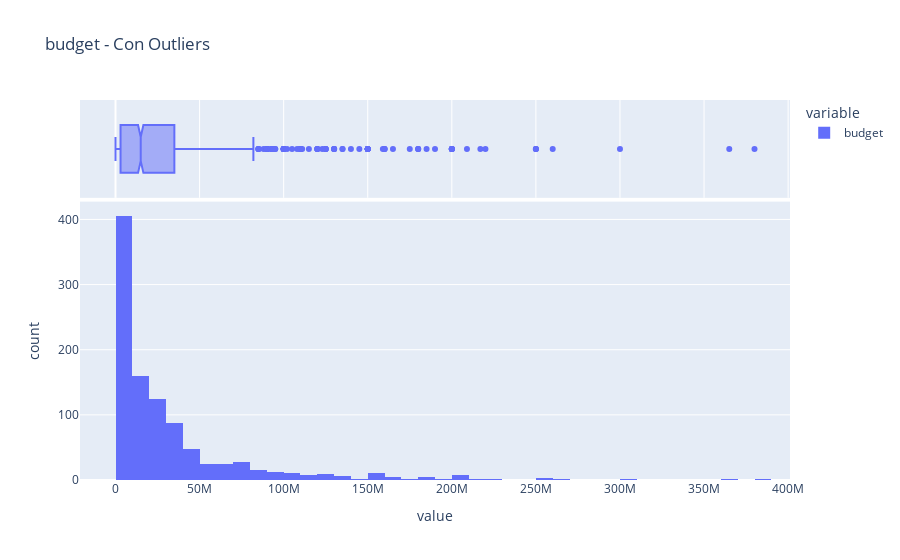
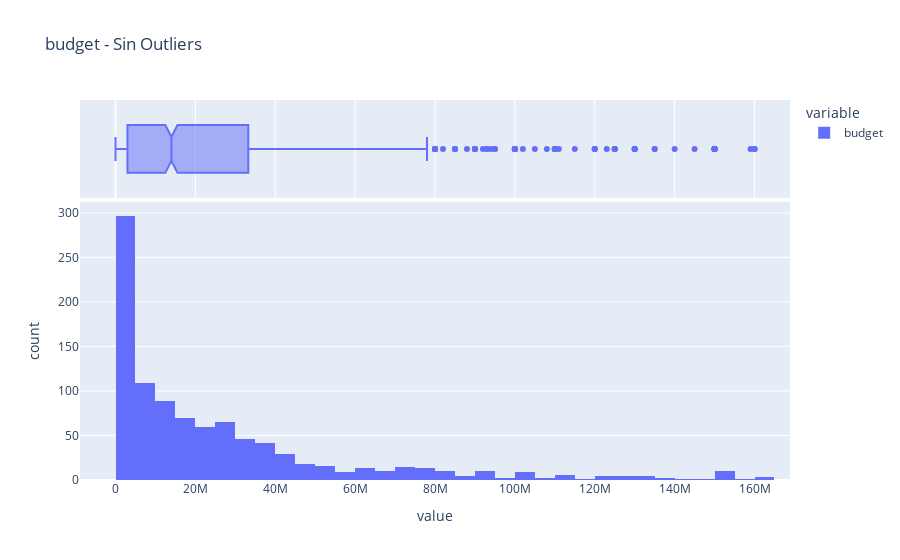

Notebook code cell kept with these figures, in order:
### Code cell
profile_serie(train["budget"])

### Figure 1 — Plotly figure (JSON) as saved in the notebook; plotly's stock layout.template omitted (floating-point values rounded to 4 significant figures; data arrays with more than 128 entries replaced by an {"elided": "..."} marker saying what was removed)
{"data": [{"alignmentgroup": "True", "bingroup": "x", "hovertemplate": "variable=budget<br>value=%{x}<br>count=%{y}<extra></extra>", "legendgroup": "budget", "marker": {"color": "#636efa", "pattern": {"shape": ""}}, "name": "budget", "offsetgroup": "budget", "orientation": "v", "showlegend": true, "type": "histogram", "x": {"elided": "1000 int values"}, "xaxis": "x", "yaxis": "y"}, {"alignmentgroup": "True", "hovertemplate": "variable=budget<br>value=%{x}<extra></extra>", "legendgroup": "budget", "marker": {"color": "#636efa"}, "name": "budget", "notched": true, "offsetgroup": "budget", "showlegend": false, "type": "box", "x": {"elided": "1000 int values"}, "xaxis": "x2", "yaxis": "y2"}], "layout": {"barmode": "relative", "legend": {"title": {"text": "variable"}, "tracegroupgap": 0}, "title": {"text": "budget - Con Outliers"}, "xaxis": {"anchor": "y", "domain": [0, 1], "title": {"text": "value"}}, "xaxis2": {"anchor": "y2", "domain": [0, 1], "matches": "x", "showgrid": true, "showticklabels": false}, "yaxis": {"anchor": "x", "domain": [0, 0.7326], "title": {"text": "count"}}, "yaxis2": {"anchor": "x2", "domain": [0.7426, 1], "matches": "y2", "showgrid": false, "showline": false, "showticklabels": false, "ticks": ""}}}

### Figure 2 — Plotly figure (JSON) as saved in the notebook; plotly's stock layout.template omitted (floating-point values rounded to 4 significant figures; data arrays with more than 128 entries replaced by an {"elided": "..."} marker saying what was removed)
{"data": [{"alignmentgroup": "True", "bingroup": "x", "hovertemplate": "variable=budget<br>value=%{x}<br>count=%{y}<extra></extra>", "legendgroup": "budget", "marker": {"color": "#636efa", "pattern": {"shape": ""}}, "name": "budget", "offsetgroup": "budget", "orientation": "v", "showlegend": true, "type": "histogram", "x": {"elided": "977 int values"}, "xaxis": "x", "yaxis": "y"}, {"alignmentgroup": "True", "hovertemplate": "variable=budget<br>value=%{x}<extra></extra>", "legendgroup": "budget", "marker": {"color": "#636efa"}, "name": "budget", "notched": true, "offsetgroup": "budget", "showlegend": false, "type": "box", "x": {"elided": "977 int values"}, "xaxis": "x2", "yaxis": "y2"}], "layout": {"barmode": "relative", "legend": {"title": {"text": "variable"}, "tracegroupgap": 0}, "title": {"text": "budget - Sin Outliers"}, "xaxis": {"anchor": "y", "domain": [0, 1], "title": {"text": "value"}}, "xaxis2": {"anchor": "y2", "domain": [0, 1], "matches": "x", "showgrid": true, "showticklabels": false}, "yaxis": {"anchor": "x", "domain": [0, 0.7326], "title": {"text": "count"}}, "yaxis2": {"anchor": "x2", "domain": [0.7426, 1], "matches": "y2", "showgrid": false, "showline": false, "showticklabels": false, "ticks": ""}}}
